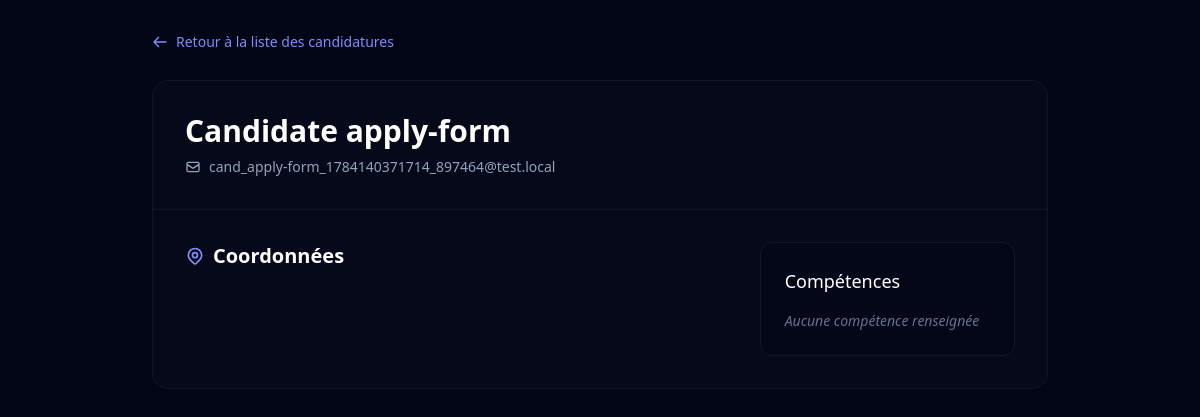
Screenshot of /company/view_candidate.php?id=64 (signed in) with the database file from the repository.
### tables this page shows
CREATE TABLE `users` (
  `id` int(11) NOT NULL,
  `full_name` varchar(100) DEFAULT NULL,
  `email` varchar(150) DEFAULT NULL,
  `password` varchar(255) DEFAULT NULL,
  `google_id` varchar(255) DEFAULT NULL,
  `phone` varchar(50) DEFAULT NULL,
  `address` text DEFAULT NULL,
  `country` varchar(100) DEFAULT NULL,
  `skills` text DEFAULT NULL,
  `created_at` timestamp NOT NULL DEFAULT current_timestamp(),
  `role` enum('candidate','company','admin') DEFAULT 'candidate'
);

### company/view_candidate.php (the view, shortened to what this page needs)
<?php
require_once '../config/db.php';
$candidate_id = filter_input(INPUT_GET, 'id', FILTER_VALIDATE_INT);
try {
    $stmt = $pdo->prepare("
        SELECT id, full_name, email, phone, address, country, skills
        FROM users
        WHERE id = ? AND role = 'candidate'
        LIMIT 1
    ");
    $stmt->execute([$candidate_id]);
    $candidate = $stmt->fetch(PDO::FETCH_ASSOC);
} catch (PDOException $e) {
    set_flash("error", "Erreur de base de données.");
    redirect("applicants.php");
    exit;
}
?>
<!DOCTYPE html>
<html lang="fr">
<head>
    <script src="https://cdn.tailwindcss.com"></script>
</head>
<body class="bg-slate-950 text-slate-200 font-sans antialiased min-h-screen p-8">
    <div class="max-w-4xl mx-auto">
        <div class="mb-6">
            <a href="applicants.php" class="inline-flex items-center text-sm font-medium text-indigo-400 hover:text-indigo-300 transition-colors">
                <svg class="w-4 h-4 mr-2" fill="none" stroke="currentColor" viewBox="0 0 24 24"><path stroke-linecap="round" stroke-linejoin="round" stroke-width="2" d="M10 19l-7-7m0 0l7-7m-7 7h18"></path></svg>
                Retour à la liste des candidatures
            </a>
        </div>
        <div class="bg-slate-900/20 border border-slate-900 rounded-2xl overflow-hidden mb-8">
            <div class="p-8 border-b border-slate-900 md:flex md:items-center md:justify-between">
                <div>
                    <h1 class="text-3xl font-bold text-white mb-2"><?= htmlspecialchars($candidate['full_name']) ?></h1>
                    <div class="flex flex-col sm:flex-row sm:items-center text-slate-400 text-sm gap-4">
                        <span class="flex items-center">
                            <svg class="w-4 h-4 mr-2" fill="none" stroke="currentColor" viewBox="0 0 24 24"><path stroke-linecap="round" stroke-linejoin="round" stroke-width="2" d="M3 8l7.89 5.26a2 2 0 002.22 0L21 8M5 19h14a2 2 0 002-2V7a2 2 0 00-2-2H5a2 2 0 00-2 2v10a2 2 0 002 2z"></path></svg>
                            <?= htmlspecialchars($candidate['email']) ?>
                        </span>
                    </div>
                </div>
            </div>
            <div class="p-8 grid grid-cols-1 md:grid-cols-3 gap-8">
                <div class="md:col-span-2 space-y-8">
                    <section>
                        <h2 class="text-xl font-semibold text-white mb-4 flex items-center">
                            Coordonnées
                        </h2>
                    </section>
                </div>
                <div class="space-y-8">
                    <?php if (!empty($candidate['skills'])): ?>
                    <section class="bg-slate-950/50 rounded-xl p-6 border border-slate-900">
                        <h3 class="text-lg font-medium text-white mb-4">Compétences</h3>
                        <div class="flex flex-wrap gap-2">
                            <?php
                            $skills = array_filter(array_map('trim', explode(',', $candidate['skills'])));
                            foreach ($skills as $skill):
                            ?>
                                <span class="px-3 py-1 bg-indigo-500/10 text-indigo-400 border border-indigo-500/20 rounded-full text-xs font-medium">
                                    <?= htmlspecialchars($skill) ?>
                               </span>
                            <?php endforeach; ?>
                        </div>
                    </section>
                    <?php else: ?>
                    <section class="bg-slate-950/50 rounded-xl p-6 border border-slate-900">
                        <h3 class="text-lg font-medium text-white mb-4">Compétences</h3>
                        <p class="text-slate-500 text-sm italic">Aucune compétence renseignée</p>
                    </section>
                    <?php endif; ?>
                </div>
            </div>
        </div>
    </div>
</body>
</html>

### company/view_candidate.php (style rules this page uses)
body { font-family: 'Plus Jakarta Sans', sans-serif; }

### rows the page displays
users: full_name "Candidate apply-form", email "cand_apply-form_1784140371714_897464@test.local"
